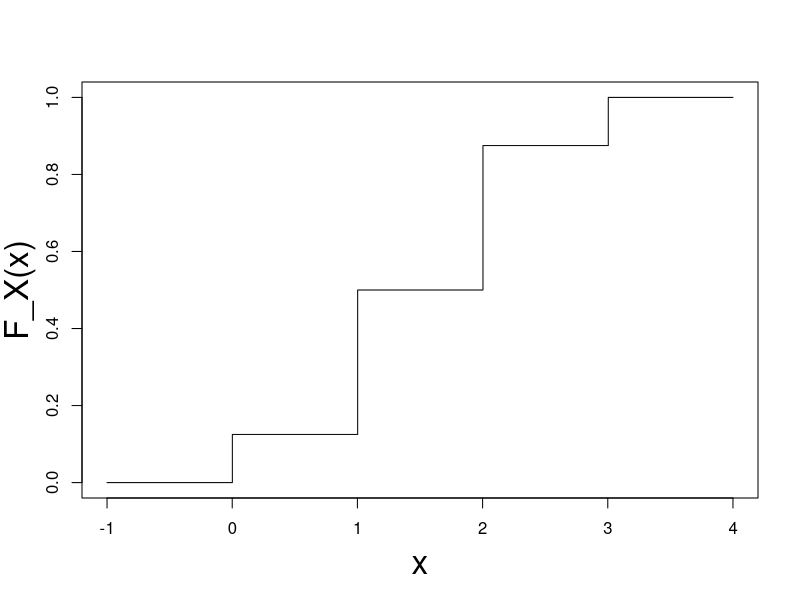
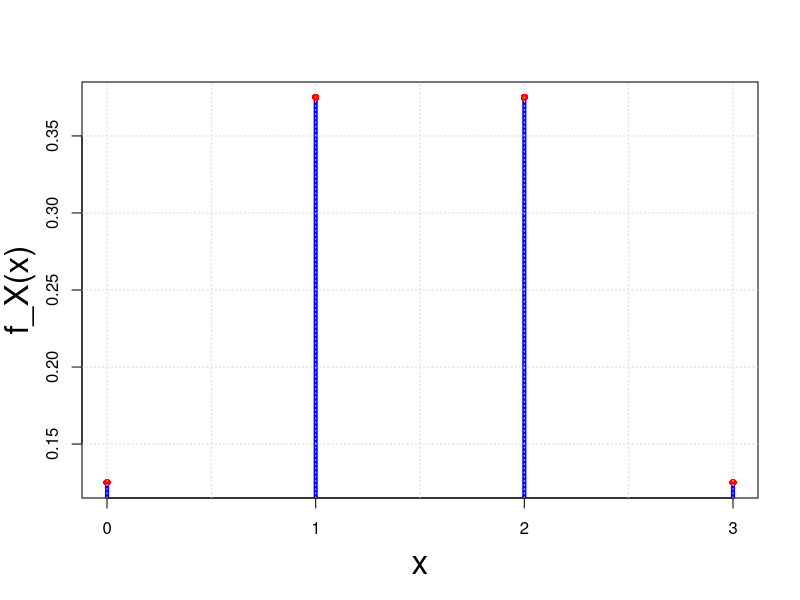
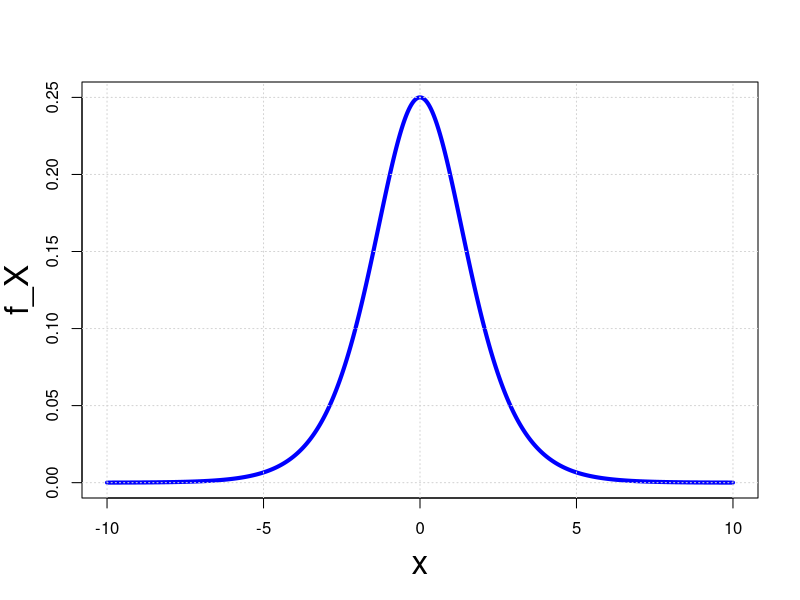
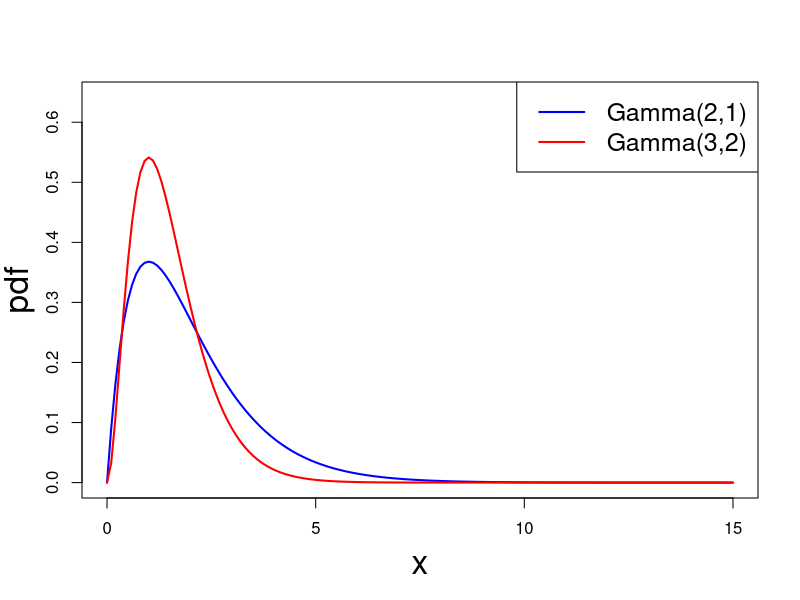

The R script that drew these images, in order:
## ---- chunk 1
# Define the step function
step_function <- function(x) {
  if (x < 0) {
    return(0)
  } else if (x < 1) {
    return(1/8)
  } else if (x < 2) {
    return(1/2)
  } else if (x < 3) {
    return(7/8)
  } else {
    return(1)
  }
}

# Generate x values
x_values <- seq(-1, 4, length.out = 1000)

# Calculate corresponding y values using the step function
y_values <- sapply(x_values, step_function)

# Create a data frame for ggplot
plot(x_values, 
    y_values, 
    type = 's',
    xlab = "",
    ylab = "")

mtext("x", side=1, line=3, cex=2)
mtext("F_X(x)", side=2, line=2.5, cex=2)

## ---- chunk 2
# Example data
values <- c(0, 1, 2, 3)
probabilities <- c(1/8, 3/8, 3/8, 1/8)

# Plot PMF
plot(values, 
    probabilities, 
    xlab = "",
    ylab = "",
    xaxt='n',
    type="h", 
    lwd=4, 
    col="blue")

axis(1, at = values,labels = T)
mtext("x", side=1, line=3, cex=2)
mtext("f_X(x)", side=2, line=2.5, cex=2)

points(values, probabilities, col = "red", pch = 16)

grid()
## ---- chunk 3

# Define the probability density function (PDF)
f_X <- function(x) {
  exp(-x) / (1 + exp(-x))^2
}

# Generate x values for plotting
x_values <- seq(-10, 10, length.out = 1000)

# Calculate corresponding y values
y_values <- f_X(x_values)

# Plot the distribution using base R plot function
plot(x_values, 
    y_values, 
    type = "l", 
    col = "blue", 
    lwd = 4,
    xlab = "", 
    ylab = "")

mtext("x", side=1, line=3, cex=2)
mtext("f_X", side=2, line=2.5, cex=2)


# Add a grid for better visualization
grid()

## ---- chunk 4
# Set the shape and rate parameters for the first gamma distribution
alpha1 <- 2
beta1 <- 1

# Set the shape and rate parameters for the second gamma distribution
alpha2 <- 3
beta2 <- 2

# Generate values for the x-axis
x_values <- seq(0, 15, by = 0.1)

# Calculate the probability density function (PDF) values for each x for the first distribution
pdf_values1 <- dgamma(x_values, shape = alpha1, rate = beta1)

# Calculate the probability density function (PDF) values for each x for the second distribution
pdf_values2 <- dgamma(x_values, shape = alpha2, rate = beta2)

# Plot the gamma PDFs
plot(x_values, 
    pdf_values1, 
    type = "l", 
    col = "blue", lwd = 2,
    xlab = "", 
    ylab = "",
    ylim = c(0, max(pdf_values1, pdf_values2) + 0.1))

lines(x_values, 
      pdf_values2, 
      col = "red", 
      lwd = 2)

mtext("x", side=1, line=3, cex=2)
mtext("pdf", side=2, line=2.5, cex=2)

# Add a legend
legend("topright", legend = c(paste("Gamma(", alpha1, ",", beta1, ")", sep = ""),
                              paste("Gamma(", alpha2, ",", beta2, ")", sep = "")),
       col = c("blue", "red"), lty = 1, lwd = 2, cex = 1.5)

